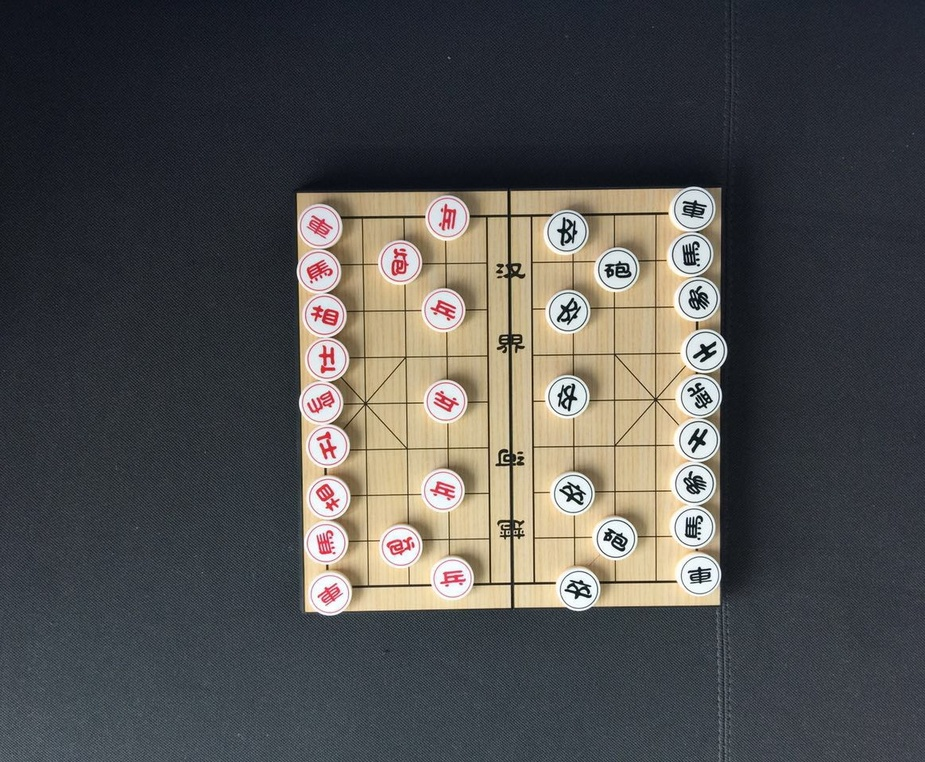
%> input picture 1.jpg, 925 x 762 px, shrunk from 1164 x 959 before the run
$ octave edgetest.m   (GNU Octave 9; MATLAB toolbox functions it lacks are replaced by stand-ins)
%> lines starting %> are read from the running program, lines starting %| are printed output that depends on the picture; in (x1, y1, x2, y2) boxes, pixels count from 0 and x2, y2 are one past the last pixel; in counts of white or black regions, pixels touching at a corner belong together; the program's own positions count from 1
I=imread('1.jpg');%  提取图像
%> I is the input picture: size 762x925x3 uint8; mean R, G, B 80.8, 80.2, 79.1
[height,width]=size(I);
%> height = 762; width = 2775
%I=rgb2gray(I);
thresh=graythresh(I);
%> thresh = 0.471
I_bw=im2bw(I,thresh);
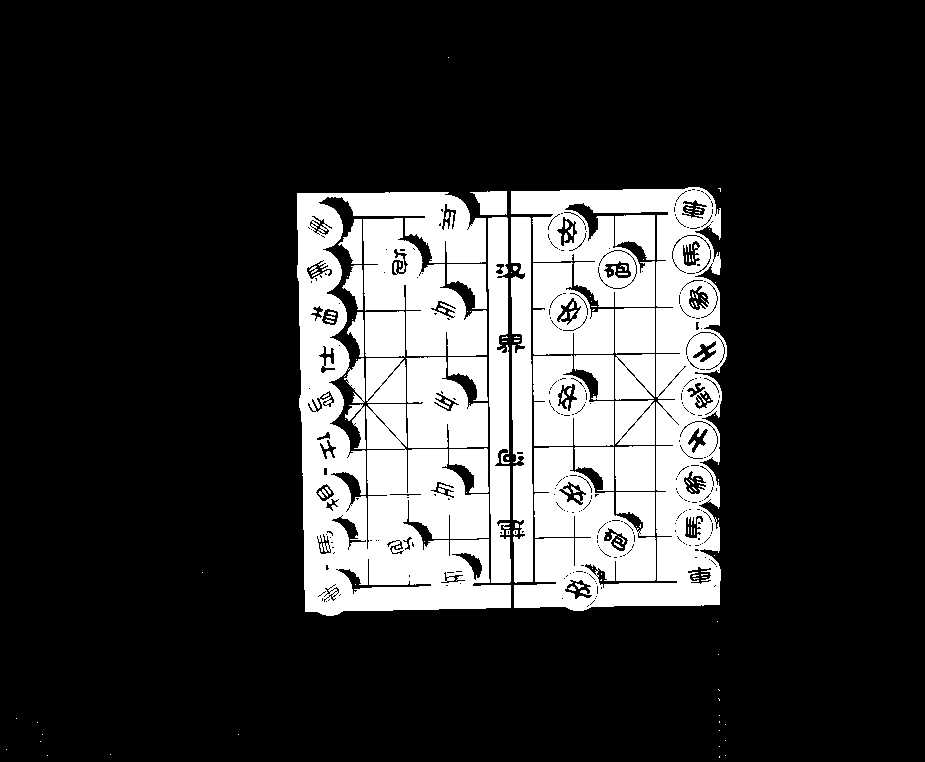
%> I_bw: size 762x925 logical; 21.2% white; 143 white regions (98 under 20 px), largest, box (x1, y1, x2, y2) and area: (511, 187, 727, 611) 46261, (297, 192, 511, 616) 43468, (363, 218, 487, 356) 9342
% [10 lines of commented-out code are left out]


se = strel('disk', fix(height/500), 4);
%> se = {Dimensionality 2}
I_bw = imdilate(I_bw, se);
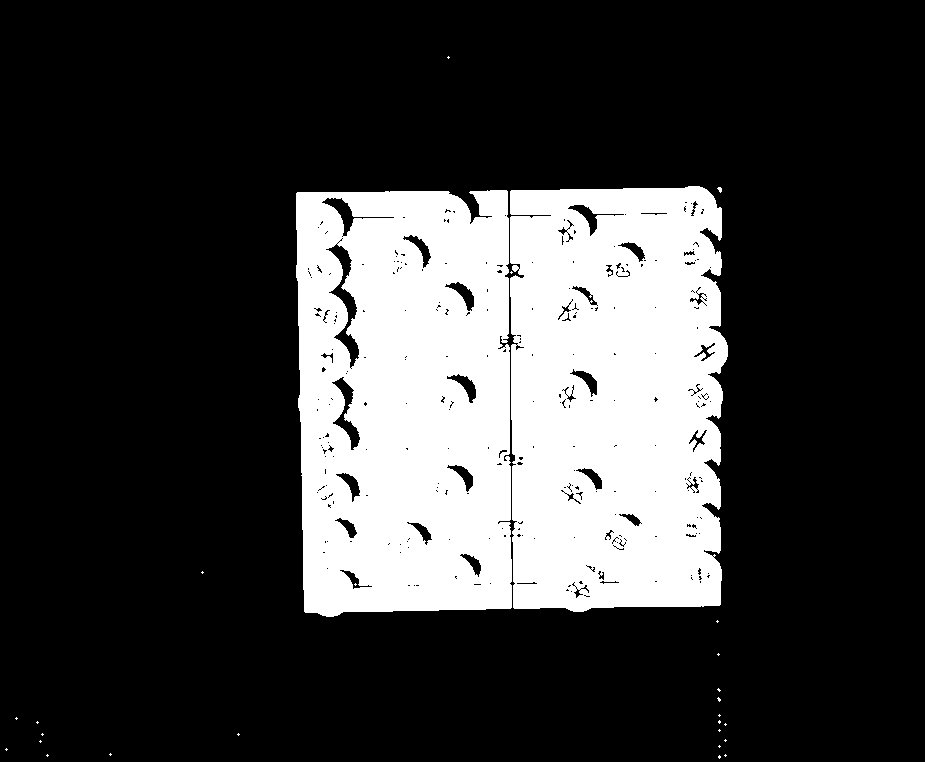
%> I_bw: size 762x925 logical; 23.7% white; 27 white regions (25 under 20 px)

STATS=regionprops(I_bw,'Area','Centroid','BoundingBox');
%> STATS = 27 regions; largest, box (x1, y1, x2, y2), Area and Centroid: (510, 186, 728, 612) 84050 [615.9 399.6], (296, 190, 512, 617) 82978 [406.1 403.8], (717, 187, 722, 193) 19 [720.5 190.1], (717, 697, 721, 702) 11 [719.6 700], (717, 688, 721, 692) 8 [719.5 690.5]
area=cat(10,STATS.Area);
I_bw=bwareaopen(I_bw,fix(max(area(:)*0.1)));
%> I_bw: size 762x925 logical; 23.7% white; 2 white regions, box (x1, y1, x2, y2) and area: (510, 186, 728, 612) 84050, (296, 190, 512, 617) 82978
I_bw=imfill(I_bw,'holes');
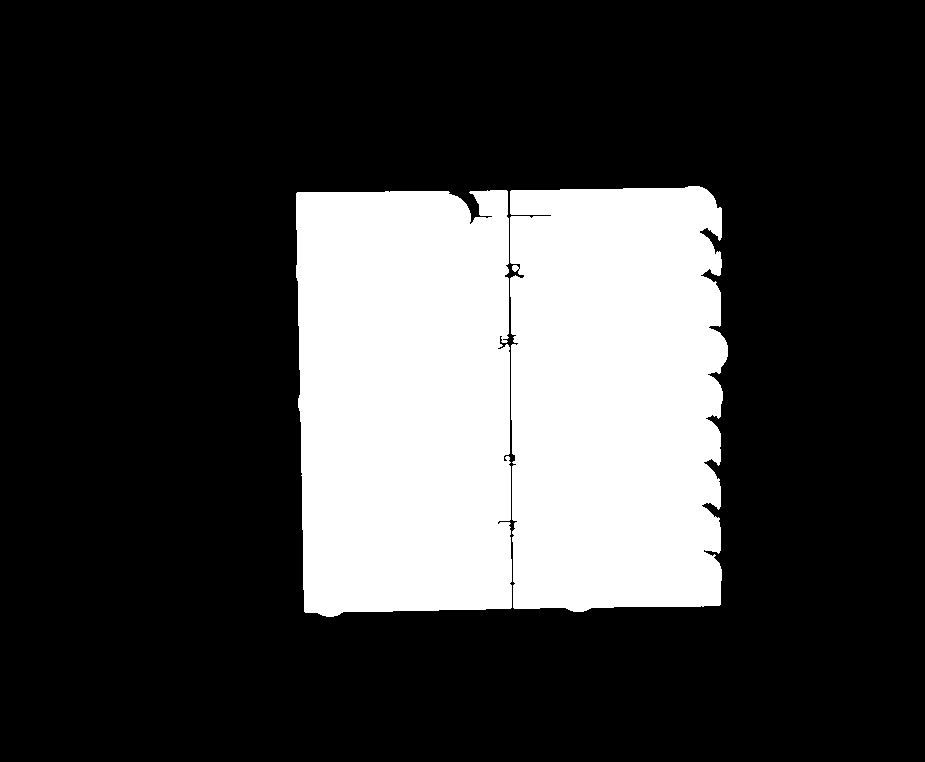
%> I_bw: size 762x925 logical; 24.8% white; 2 white regions, box (x1, y1, x2, y2) and area: (296, 190, 512, 617) 87798, (510, 186, 728, 612) 86783

$ run again, with 2.jpg copied over 1.jpg
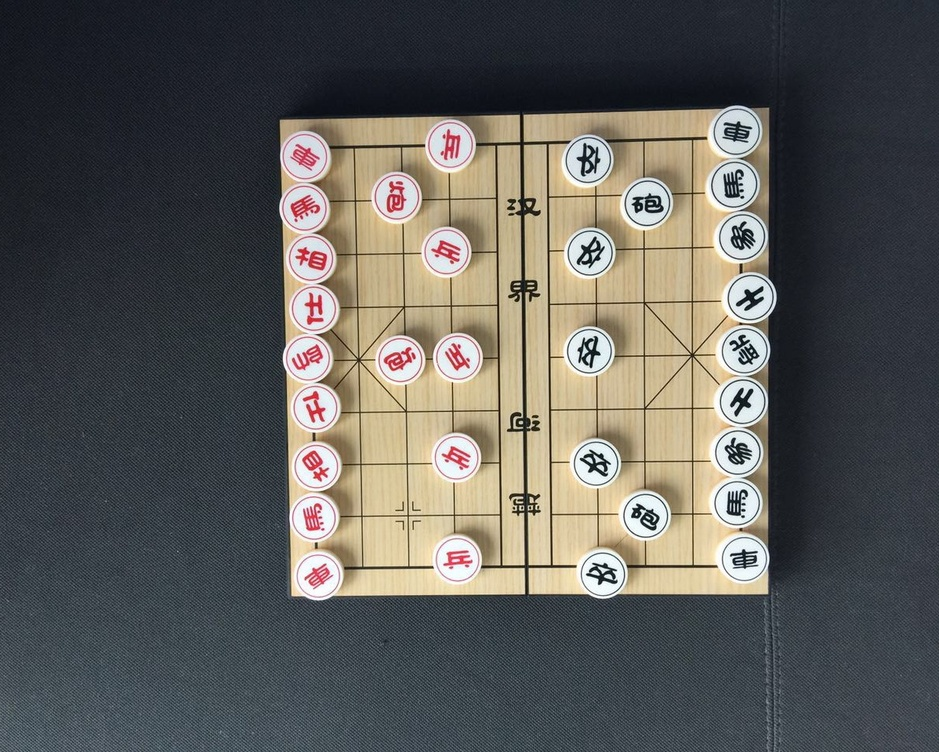
%> input picture 2.jpg, 939 x 752 px, shrunk from 1198 x 959 before the run
%> I is the input picture: size 752x939x3 uint8; mean R, G, B 93.7, 92.8, 89.3
%> thresh = 0.478
%> `I_bw=im2bw(I,thresh);`:
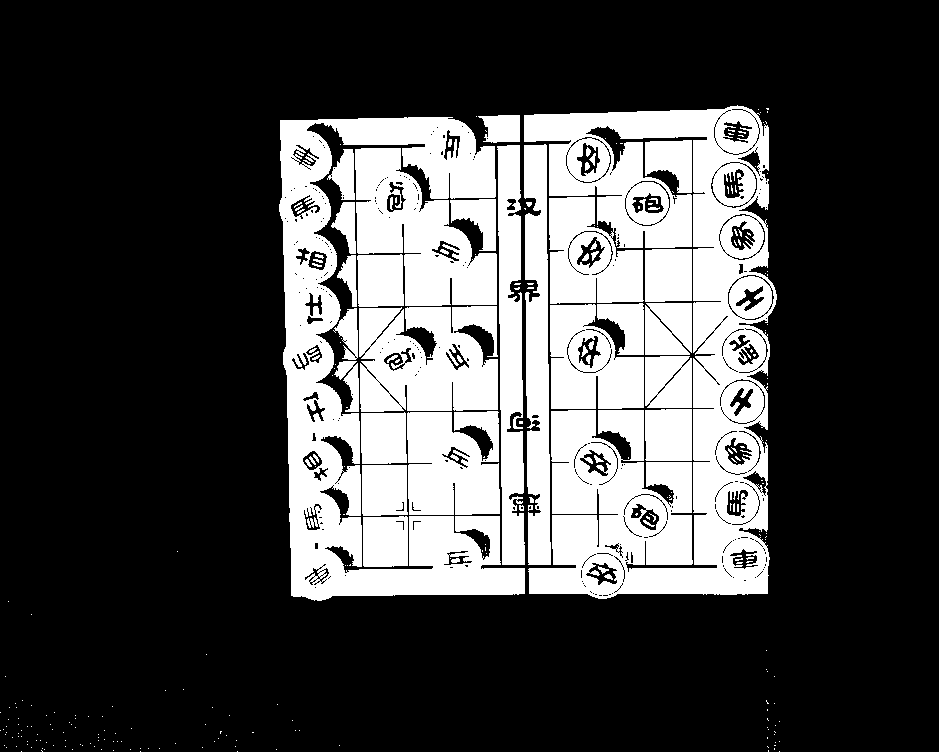
%> I_bw: size 752x939 logical; 28% white; 280 white regions (221 under 20 px), largest, box (x1, y1, x2, y2) and area: (524, 105, 777, 599) 71226, (279, 117, 525, 601) 39167, (359, 306, 498, 412) 12332
%> STATS = 110 regions; largest, box (x1, y1, x2, y2), Area and Centroid: (523, 104, 778, 600) 112936 [647.3 353.9], (278, 116, 526, 602) 105614 [404.2 361.9], (475, 114, 521, 144) 1092 [502.5 128.9], (525, 201, 533, 208) 41 [529.6 204.5], (518, 420, 524, 425) 26 [521.5 423]
%> `I_bw=imfill(I_bw,'holes');`:
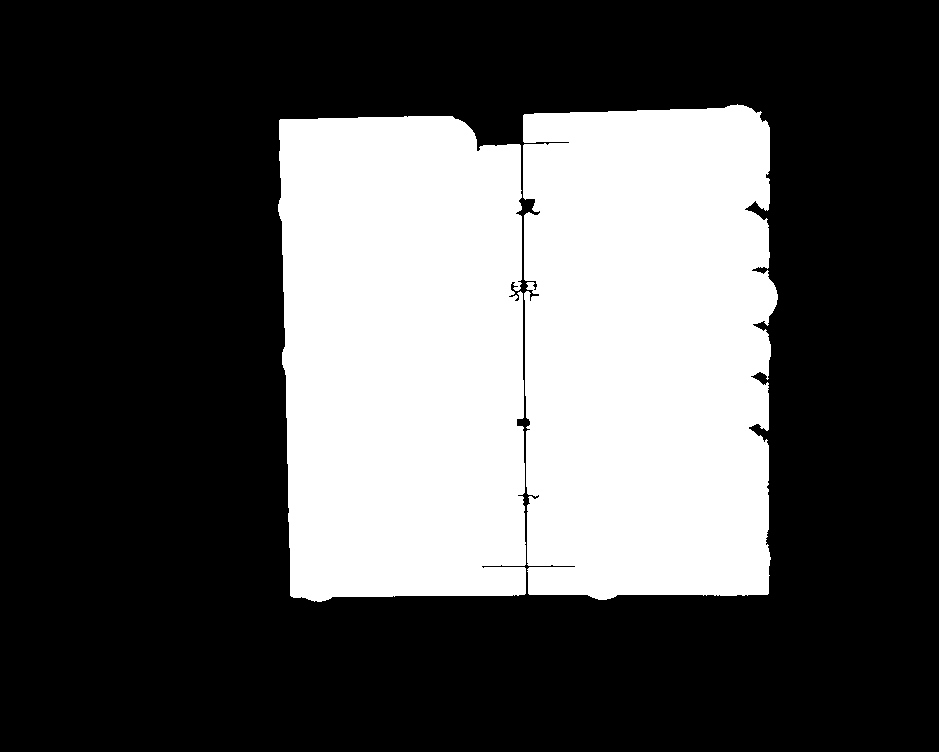
%> I_bw: size 752x939 logical; 32.6% white; 2 white regions, box (x1, y1, x2, y2) and area: (523, 104, 778, 600) 117453, (278, 116, 526, 602) 112778

$ run again, with 3.jpg copied over 1.jpg
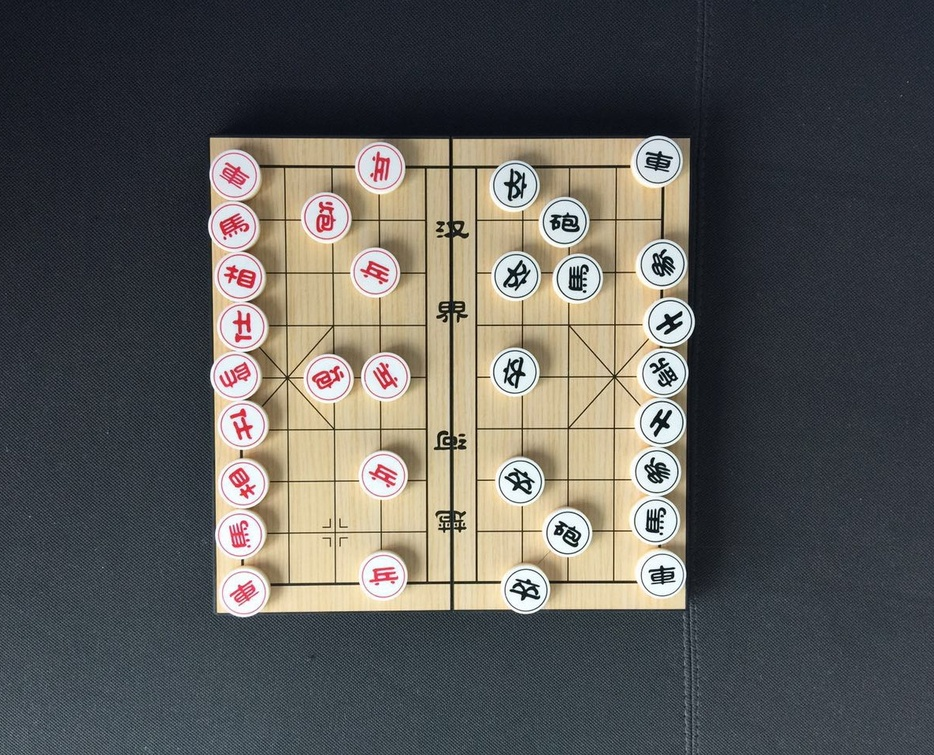
%> input picture 3.jpg, 934 x 755 px, shrunk from 1186 x 959 before the run
%> I is the input picture: size 755x934x3 uint8; mean R, G, B 92.1, 91.5, 88.8
%> thresh = 0.482
%> `I_bw=im2bw(I,thresh);`:
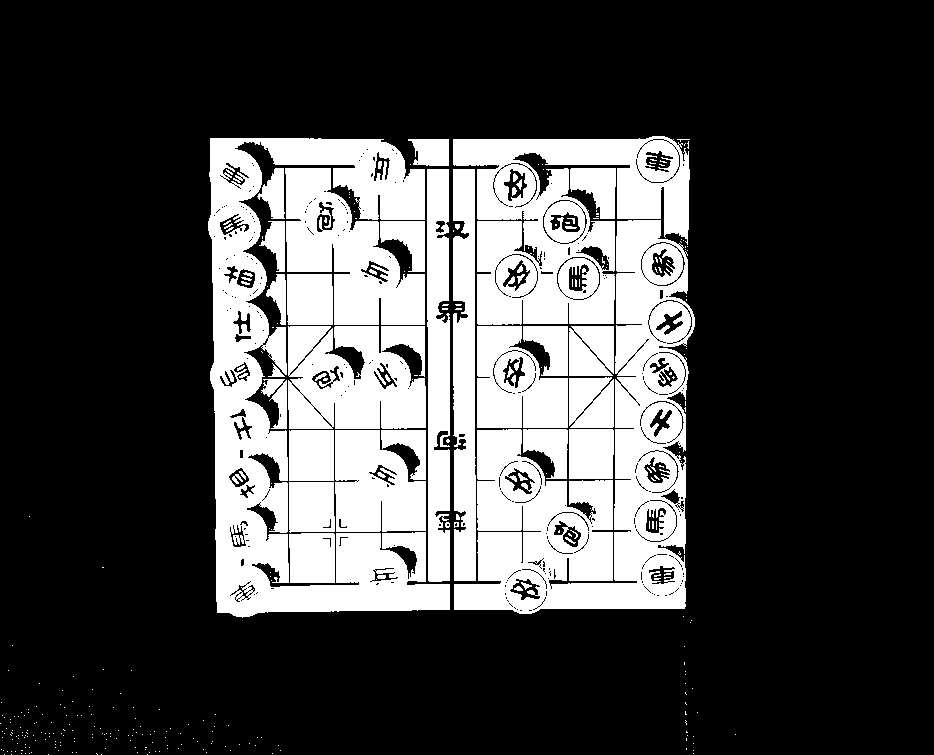
%> I_bw: size 755x934 logical; 27% white; 342 white regions (288 under 20 px), largest, box (x1, y1, x2, y2) and area: (454, 220, 695, 614) 41741, (208, 138, 450, 618) 39850, (453, 136, 690, 325) 25915
%> STATS = 156 regions; largest, box (x1, y1, x2, y2), Area and Centroid: (452, 135, 696, 615) 106497 [570.4 375.4], (207, 137, 451, 619) 104676 [331.1 380.5], (407, 138, 450, 167) 1075 [431.7 152.6], (441, 303, 450, 311) 56 [445.8 307.5], (454, 223, 461, 231) 42 [458 226.9]
%> `I_bw=imfill(I_bw,'holes');`:
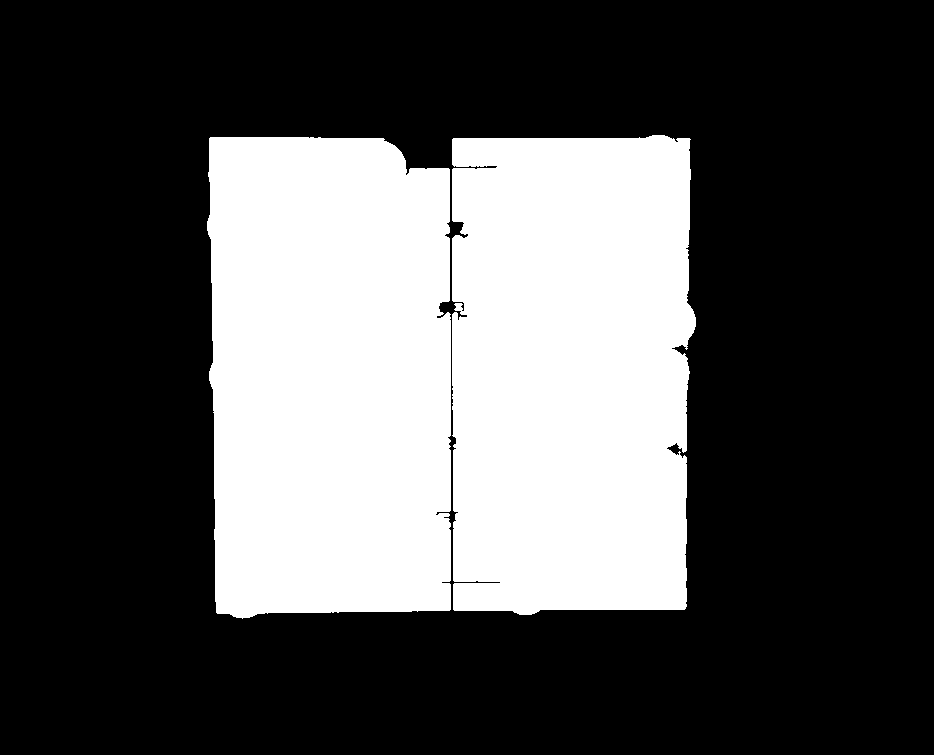
%> I_bw: size 755x934 logical; 31.5% white; 2 white regions, box (x1, y1, x2, y2) and area: (207, 137, 451, 619) 111501, (452, 135, 696, 615) 110945
